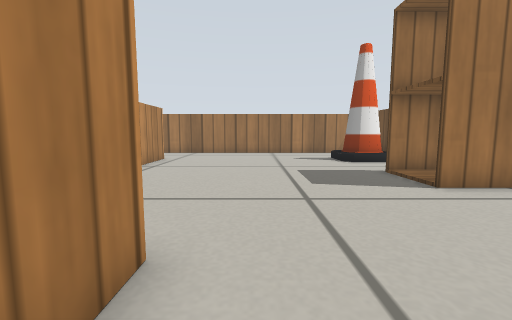
[1] (above)

17 first-person views from a walk through a robot-simulator world made for Gazebo. The camera is 0.26 m above the floor, tilts 6° down and sees 90° across. The floor is counted in squares, 0.2 m on a side. Each view is taken from the middle of a square. On the plan, view 1 faces up. The plan holds only what a view shows up to about 12 squares ahead; the rest is blank. Robots are left out. Gazebo's built-in surfaces are drawn with simple patterns.

[2]
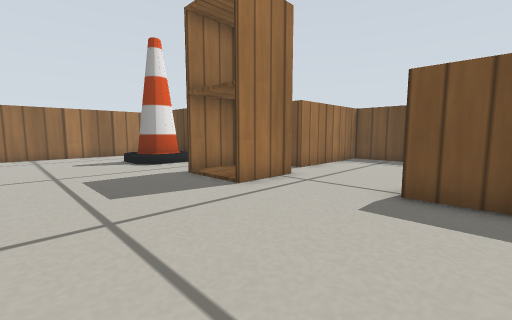

[3]
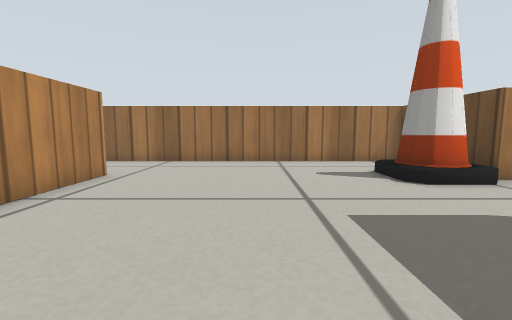

[4]
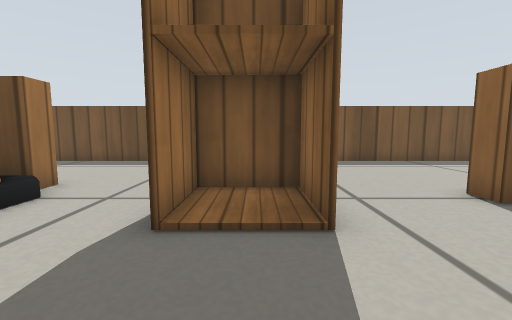

[5]
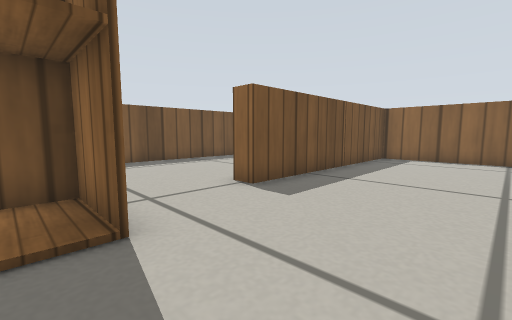

[6]
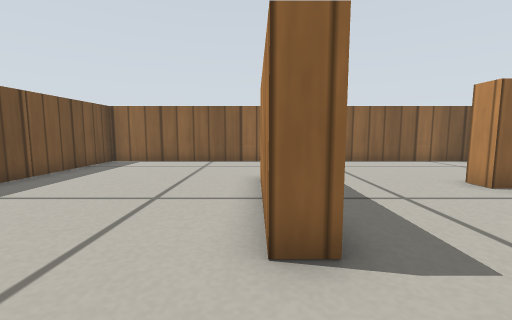

[7]
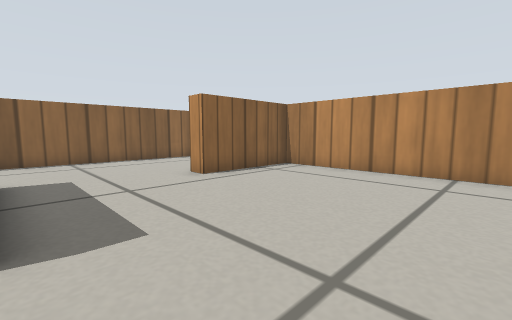

[8]
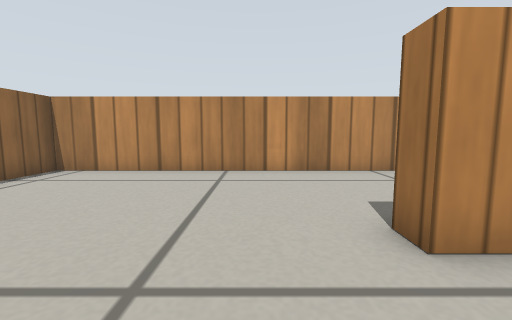

[9]
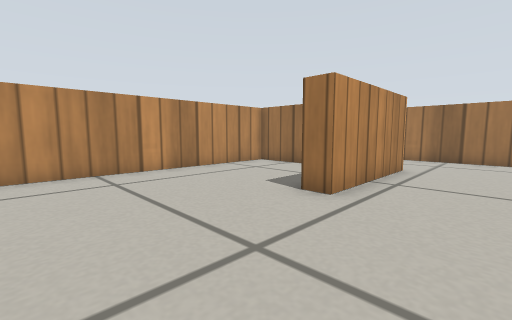

[10]
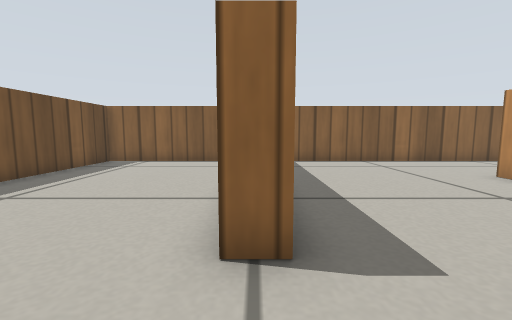

[11]
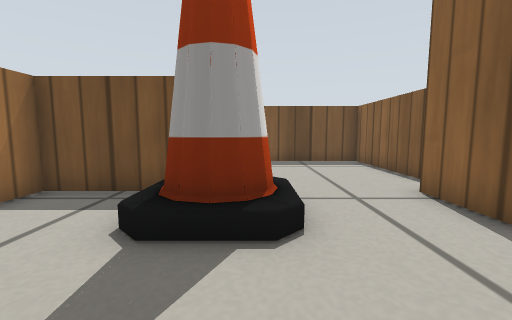

[12]
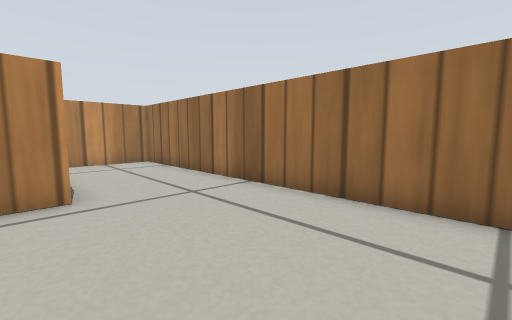

[13]
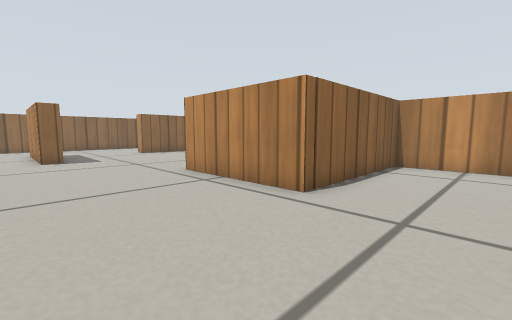

[14]
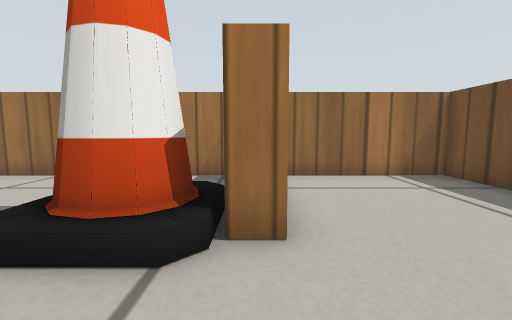

[15]
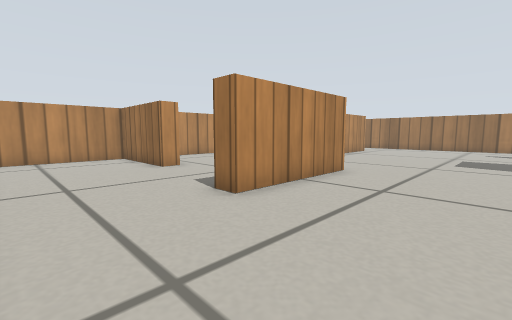

[16]
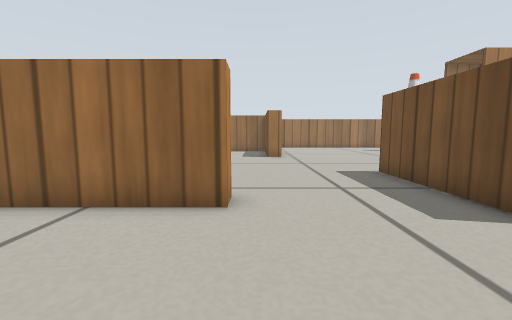

[17]
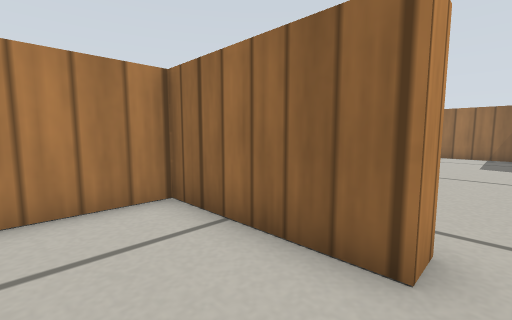

### Floor plan
Points are (right, up) in squares from view 1. A wall is a line through its corners. A room is listed if a view was taken in it or the views show most of it. See-through windows are left out.
Room 1 (views 1, 2, 3, 4, 5, 6, 7, 8, 9, 10, 11, 12, 13, 14, 15, 16, 17)
walls: (-1.9, -2) (-1.9, 2.5) (-1.1, 2.5) (-1.1, -2.5) (-1.9, -2.5); (7.5, 12) (6.6, 12) (6.6, 16.8) (-10.7, 16.8) (-10.7, 12.9) (-4.6, 12.9) (-4.6, 7.9) (-5.4, 7.9); (-5.9, 12) (-7.1, 12); (11.5, 6.6) (8, 6.6) (8, 7.4) (12.7, 7.4) (12.7, 16.8) (7.9, 16.8); (-8.3, 12) (-10, 12); (-10.7, 11.5) (-10.7, -0.9) (-6.5, -0.9) (-6.5, -1.6) (-10.7, -1.6) (-10.7, -6.7) (5.6, -6.7) (5.6, 2.5) (6.4, 2.5); (7.6, -6.7) (12.7, -6.7) (12.7, 5.5)
objects: cabinet (4, 6) to (7, 8); cone (4, 12) to (6, 14)

Where each view was taken, in squares from view 1:
view 1: 0 up, 0 right, facing up
view 2: 1 up, 0 right, facing up-right
view 3: 5 up, 0 right, facing up
view 4: 7 up, 1 right, facing right
view 5: 7 up, 1 right, facing down-right
view 6: 5 up, 1 left, facing down
view 7: 6 up, 2 left, facing down-left
view 8: 6 up, 2 left, facing left
view 9: 3 up, 2 left, facing up-left
view 10: 5 up, 6 right, facing down
view 11: 12 up, 1 right, facing right
view 12: 12 up, 1 right, facing up-left
view 13: 16 up, 0 right, facing down-left
view 14: 9 up, 7 right, facing up
view 15: 6 down, 3 right, facing up-left
view 16: 6 down, 6 left, facing up
view 17: 4 down, 6 left, facing up-left
